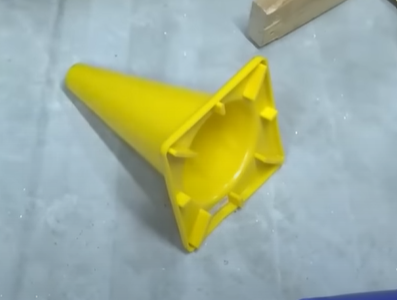
#> input picture cone.png, 397 x 300 px, given in place of coneStream.png, which was not available
$ python masterVisionsV2.py ../cone.png
#> lines starting #> are read from the running program, lines starting #| are printed output that depends on the picture; after the words box and inside, x2 and y2 are one past the last pixel; in counts of white or black regions, pixels touching at a corner belong together; long printed decimals are rounded; pictures that were not available may be replaced by others from this repository, and a replacement may not be noted
import sys
import math
import cv2
import numpy as np

#resolution of the picture / video stream
height = 300
width = 397

#finds the average position of pixels after the mask is applied, basically center of the object
def getAveragePostion(mask):
    xAvg = 0
    yAvg = 0
    count = 0
    resolution = 25
    #goes through every pixel and add all the x and y coodinates
    for y in range(0, height, resolution):
        for x in range (0, width, resolution):
            if mask[y][x] == 0:
                xAvg += x
                yAvg += y
                count += 1
    #divides the total number by the amount of pixels counted to get avg coords
    if count > 0:
        x = int(xAvg / count)
        y = int(yAvg / count)
    return (x, y)

#takes the farthest left(l), rigth(r), top(t) and bottom(b) pixels of the mask and caluculates which one is farthest from the mean
def locateTip(lX, lY, rX, rY, tX, tY, bX, bY, mean):
    #splits the (x,y) of the mean
    mX, mY = mean
    #creates a 2d array to store the coords and the length in the format [x][y][distance from mean]
    array = [[lX, lY, math.sqrt((mX-lX)**2 + (mY-lY)**2)], [rX, rY, math.sqrt((mX-rX)**2 + (mY-rY)**2)], [tX, tY, math.sqrt((mX-tX)**2 + (mY-tY)**2)], [bX, bY, math.sqrt((mX-bX)**2 + (mY-bY)**2)]]
    #sorts teh array by the distance from the mean
    array = sorted(array, key=lambda x: x[2])
    #returns the last one (farthest from the mean aka the tip)
    return array[3][0], array[3][1]

#locates the angle the ip is at given the coordinates of the farthest and the mean
def produceAngle(c1, c2):
    a, b = c1
    c, d = c2
    return (math.cos((b-d) / math.sqrt((a-c)**2 + (b-d)**2)))*(180/np.pi)

def main(argv):
    #stream / picture being analyzed
    frame = cv2.imread(r'coneStream.png')
#> frame is the input picture: shape (300, 397, 3); mean B, G, R 153.4, 174.8, 160.8
    #converts the image
    hsv = cv2.cvtColor(frame, cv2.COLOR_BGR2HSV)
#> hsv: shape (300, 397, 3); mean H, S, V 84, 75.5, 185.3

    #bounds of the HSV
    lower_bound = np.array([0,90,0])
    upper_bound = np.array([50,255,255])

    #creates the mask (black and white) and the res (black and colored mask)
    mask = cv2.inRange(hsv, lower_bound, upper_bound)
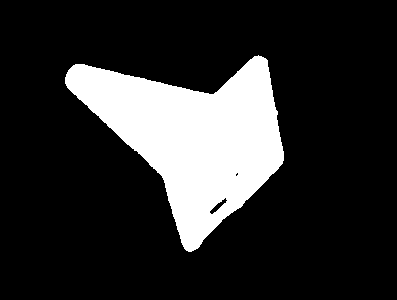
#> mask: shape (300, 397); 17.8% white; 1 white region, box (x1, y1, x2, y2) and area: (65, 55, 284, 252) 21250
    res = cv2.bitwise_and(frame, frame, mask=mask)
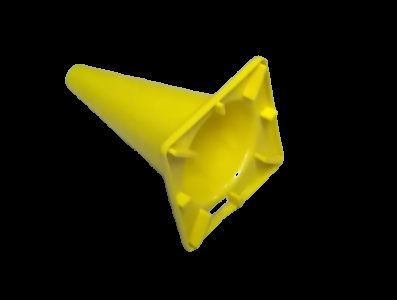
#> res: shape (300, 397, 3); mean B, G, R 3.6, 32.1, 34.5
    #finds the fartest pixels
    x, y, w, h = cv2.boundingRect(mask)
#> x = 65; y = 55; w = 219; h = 197
    #calculate mean
    mean = getAveragePostion(mask)
#> mean = (187, 138)
    #finds and prints the angle that the cone's tip is at
    tip = locateTip(x, np.argmax(mask[:, x]), x+w-1, np.argmax(mask[:, x+w-1]), np.argmax(mask[y, :]), y, np.argmax(mask[y+h-1, :]), y+h-1, getAveragePostion(mask))
#> in locateTip, `array = [[lX, lY, math.sqrt((mX-lX)**2 + (mY-lY)**2)], [rX, rY, math.s..`: array = [[65, 77, 136.4], [283, 151, 96.88], [258, 55, 109.2], [188, 251, 113]]
#> in locateTip, `array = sorted(array, key=lambda x: x[2])`: array = [[283, 151, 96.88], [258, 55, 109.2], [188, 251, 113], [65, 77, 136.4]]
#> tip = (65, 77)
    print(produceAngle(mean, tip))
#> in produceAngle, `a, b = c1`: a = 187; b = 138
#> in produceAngle, `c, d = c2`: c = 65; d = 77
#| 51.661

    #draws the dots (for the mean and the cones tip) and line between them
    cv2.circle(res, mean, 8, (0,0,255), -1)
    cv2.circle(res, tip, 8, (0,0,255), -1)
    cv2.line(res, mean, tip, (0,0,255), 3, cv2.LINE_AA)
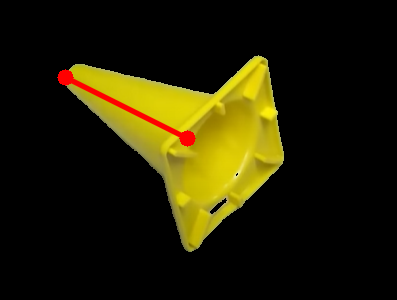
#> res: shape (300, 397, 3); mean B, G, R 3.5, 30.6, 35.2

    #draws the picture
    cv2.imshow("Angle", res)
    cv2.waitKey()
    cv2.destroyAllWindows()
    return 0

if __name__ == "__main__":
    main(sys.argv[1:])
